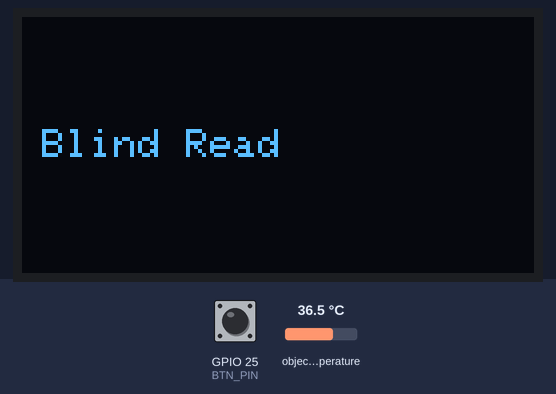
This sketch was run on a simulated ESP8266 (NodeMCU). On the bench: 128×64 one-colour display. The inputs (shaded band) are chosen by the test bench; at power-on: GPIO 25 (BTN_PIN) HIGH, object temperature 36.5 °C. WiFi joins after 1.5 s; servers stay silent unless stated; what the sketch prints to the serial monitor is not drawn.

Above: at 3.7 s.
3.8 s: GPIO 25 (BTN_PIN) pulled LOW for 0.15 s
At 4.8 s:
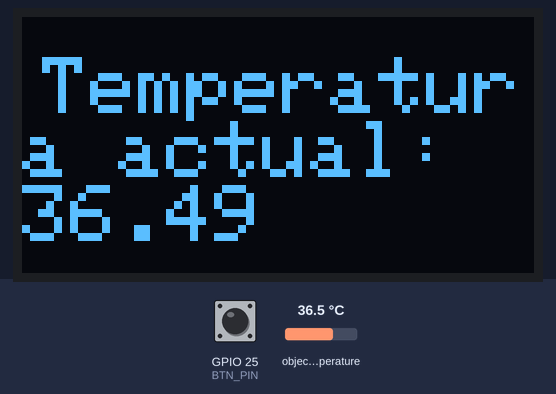
6.9 s: GPIO 25 (BTN_PIN) pulled LOW for 3.2 s
At 11.0 s:
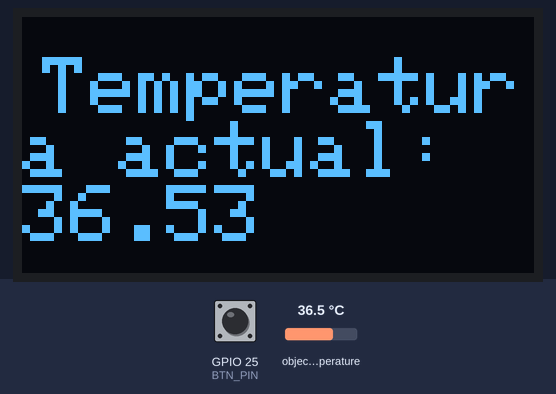
At 15.8 s:
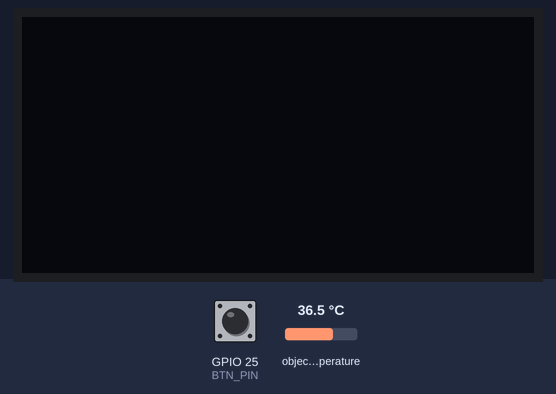
Timing chart, 0 to 17.3 s (numbered marks = the images above; inputs shaded):
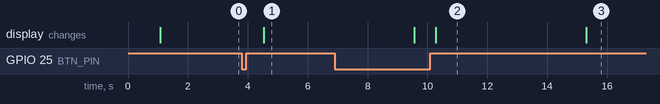

Measured:
- after the input at 3.8 s, the display: changes after 0.73 s (image 1)
- after the input at 6.9 s, the display: first differs from a run without the input after 3.4 s (image 2)
- what the display in image 2 shows lasts 5.0 s, from 10.3 s to 15.3 s

The sketch:

prueba_display_con_firebase.ino
```cpp
#include <SPI.h>
#include <Wire.h>
#include <Adafruit_SSD1306.h>
#include <Adafruit_MLX90614.h>

#define SCREEN_WIDTH 128
#define SCREEN_HEIGHT 64

#define OLED_MOSI   23
#define OLED_CLK    18
#define OLED_DC     16
#define OLED_CS     5
#define OLED_RESET  17
#define BTN_PIN 25


Adafruit_MLX90614 mlx = Adafruit_MLX90614();


Adafruit_SSD1306 display(SCREEN_WIDTH, SCREEN_HEIGHT,
  OLED_MOSI, OLED_CLK, OLED_DC, OLED_RESET, OLED_CS);


float temperatura;

#define CANTIDAD_MEDICIONES 1000

//coneccion firebase (https://randomnerdtutorials.com/esp32-firebase-realtime-database/)

#include <Arduino.h>
#if defined(ESP32)
#include <WiFi.h>
#elif defined(ESP8266)
  #include <ESP8266WiFi.h>
#endif
#include <Firebase_ESP_Client.h>

//Provide the token generation process info.
#include "addons/TokenHelper.h"
//Provide the RTDB payload printing info and other helper functions.
#include "addons/RTDBHelper.h"

// Insert your network credentials
#define WIFI_SSID "ORT-IoT"
#define WIFI_PASSWORD "OrtIOTnew22$2"

// Insert Firebase project API Key
#define API_KEY "AIzaSyAeVcFS1eG-dNuSQw0xr4bQxtQg9dd8y1Q"

// Insert RTDB URLefine the RTDB URL */
#define DATABASE_URL "https://blind-read-de-guada-bb-default-rtdb.firebaseio.com/"

//Define Firebase Data object
FirebaseData fbdo;

FirebaseAuth auth;
FirebaseConfig config;

unsigned long sendDataPrevMillis = 0;
int count = 0;
bool signupOK = false;


void setup() {
  Serial.begin(115200);
  pinMode(BTN_PIN,INPUT_PULLUP);
  if(!display.begin(SSD1306_SWITCHCAPVCC))
  {
    Serial.println(F("SSD1306 allocation failed"));
    for(;;);
  }

  if (!mlx.begin()) {
    Serial.println("Error connecting to MLX sensor. Check wiring.");
    while (1);
  };


  display.clearDisplay();
  display.display();
  delay(1000);

  display.setTextSize(1);
  display.setTextColor(SSD1306_WHITE);
  display.setCursor(5,28);
  display.println("Blind Read");
  display.display();

//    delay(1000);

  //display.println(temperatura);
 // display.display();

//coneccion firebase


  WiFi.begin(WIFI_SSID, WIFI_PASSWORD);
  Serial.print("Connecting to Wi-Fi");
  while (WiFi.status() != WL_CONNECTED){
    Serial.print(".");
    delay(300);
  }
  Serial.println();
  Serial.print("Connected with IP: ");
  Serial.println(WiFi.localIP());
  Serial.println();

  /* Assign the api key (required) */
  config.api_key = API_KEY;

  /* Assign the RTDB URL (required) */
  config.database_url = DATABASE_URL;

  /* Sign up */
  if (Firebase.signUp(&config, &auth, "", "")){
    Serial.println("ok");
    signupOK = true;
  }
  else{
    Serial.printf("%s\n", config.signer.signupError.message.c_str());
  }

  /* Assign the callback function for the long running token generation task */
  config.token_status_callback = tokenStatusCallback; //see addons/TokenHelper.h

  Firebase.begin(&config, &auth);
  Firebase.reconnectWiFi(true);
}

void loop() {

  if(!digitalRead(BTN_PIN)){
    for(int i = 0; i < CANTIDAD_MEDICIONES; i++)
    temperatura += mlx.readObjectTempC(); // temperatura = temperatura + mlx.readObjectTempC();

    temperatura = temperatura / CANTIDAD_MEDICIONES;

    display.clearDisplay();
    display.setTextSize(2);
    display.setTextColor(SSD1306_WHITE);
    display.setCursor(5,10);
    display.println("Temperatura actual:");
    display.print(temperatura);
    display.display();
    delay(5000);
    display.clearDisplay();
    display.display();
  }
  else{
   float ay =  mlx.readObjectTempC();
  }

  //coneccion firebase
  if (Firebase.ready() && signupOK && (millis() - sendDataPrevMillis > 15000 || sendDataPrevMillis == 0)){
    sendDataPrevMillis = millis();
    // Write an Int number on the database path test/int
    if (Firebase.RTDB.setInt(&fbdo, "test/int", count)){
      Serial.println("PASSED");
      Serial.println("PATH: " + fbdo.dataPath());
      Serial.println("TYPE: " + fbdo.dataType());
    }
    else {
      Serial.println("FAILED");
      Serial.println("REASON: " + fbdo.errorReason());
    }
    count++;

    // Write an Float number on the database path test/float
    if (Firebase.RTDB.setFloat(&fbdo, "test/float", temperatura)){
      Serial.println("PASSED");
      Serial.println("PATH: " + fbdo.dataPath());
      Serial.println("TYPE: " + fbdo.dataType());
    }
    else {
      Serial.println("FAILED");
      Serial.println("REASON: " + fbdo.errorReason());
    }
  }

}
```
